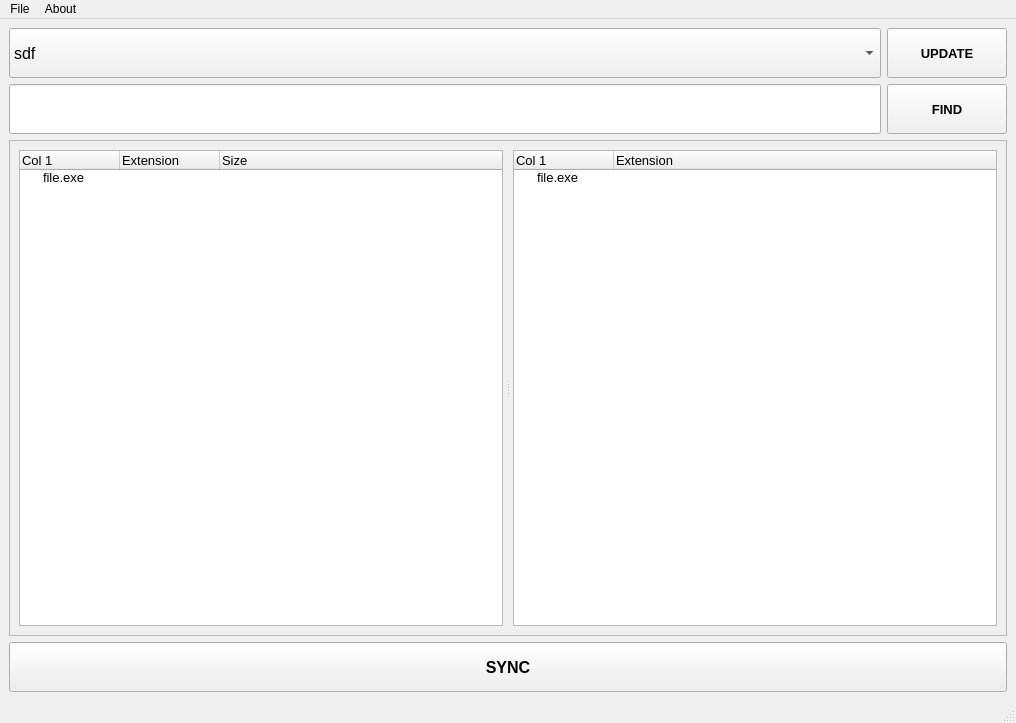
<?xml version="1.0" encoding="UTF-8"?>
<ui version="4.0">
 <class>MainWindow</class>
 <widget class="QMainWindow" name="MainWindow">
  <property name="geometry">
   <rect>
    <x>0</x>
    <y>0</y>
    <width>1016</width>
    <height>723</height>
   </rect>
  </property>
  <property name="windowTitle">
   <string>FAST BACKUP</string>
  </property>
  <widget class="QWidget" name="centralwidget">
   <layout class="QGridLayout" name="gridLayout_2">
    <item row="1" column="0">
     <widget class="QLineEdit" name="tx_destiny">
      <property name="minimumSize">
       <size>
        <width>0</width>
        <height>50</height>
       </size>
      </property>
      <property name="font">
       <font>
        <family>Tahoma</family>
        <pointsize>12</pointsize>
       </font>
      </property>
     </widget>
    </item>
    <item row="2" column="0" colspan="2">
     <widget class="QFrame" name="frame">
      <property name="frameShape">
       <enum>QFrame::Shape::StyledPanel</enum>
      </property>
      <property name="frameShadow">
       <enum>QFrame::Shadow::Raised</enum>
      </property>
      <layout class="QGridLayout" name="gridLayout">
       <item row="0" column="0">
        <widget class="QSplitter" name="splitter">
         <property name="frameShape">
          <enum>QFrame::Shape::NoFrame</enum>
         </property>
         <property name="orientation">
          <enum>Qt::Orientation::Horizontal</enum>
         </property>
         <property name="opaqueResize">
          <bool>true</bool>
         </property>
         <property name="handleWidth">
          <number>10</number>
         </property>
         <property name="childrenCollapsible">
          <bool>false</bool>
         </property>
         <widget class="QTreeWidget" name="tr_source">
          <property name="sizePolicy">
           <sizepolicy hsizetype="Preferred" vsizetype="Expanding">
            <horstretch>0</horstretch>
            <verstretch>0</verstretch>
           </sizepolicy>
          </property>
          <property name="font">
           <font>
            <family>Tahoma</family>
            <pointsize>10</pointsize>
           </font>
          </property>
          <column>
           <property name="text">
            <string>Col 1</string>
           </property>
          </column>
          <column>
           <property name="text">
            <string>Extension</string>
           </property>
          </column>
          <column>
           <property name="text">
            <string>Size</string>
           </property>
          </column>
          <item>
           <property name="text">
            <string>file.exe</string>
           </property>
           <property name="text">
            <string/>
           </property>
           <property name="text">
            <string/>
           </property>
          </item>
         </widget>
         <widget class="QTreeWidget" name="tr_destiny">
          <property name="sizePolicy">
           <sizepolicy hsizetype="Preferred" vsizetype="Expanding">
            <horstretch>0</horstretch>
            <verstretch>0</verstretch>
           </sizepolicy>
          </property>
          <property name="font">
           <font>
            <family>Tahoma</family>
            <pointsize>10</pointsize>
           </font>
          </property>
          <column>
           <property name="text">
            <string>Col 1</string>
           </property>
          </column>
          <column>
           <property name="text">
            <string>Extension</string>
           </property>
          </column>
          <item>
           <property name="text">
            <string>file.exe</string>
           </property>
          </item>
         </widget>
        </widget>
       </item>
      </layout>
     </widget>
    </item>
    <item row="0" column="0">
     <widget class="QComboBox" name="cb_sources">
      <property name="minimumSize">
       <size>
        <width>0</width>
        <height>50</height>
       </size>
      </property>
      <property name="font">
       <font>
        <family>Tahoma</family>
        <pointsize>12</pointsize>
       </font>
      </property>
      <item>
       <property name="text">
        <string>sdf</string>
       </property>
      </item>
     </widget>
    </item>
    <item row="0" column="1">
     <widget class="QPushButton" name="btn_source_upload">
      <property name="minimumSize">
       <size>
        <width>120</width>
        <height>50</height>
       </size>
      </property>
      <property name="maximumSize">
       <size>
        <width>120</width>
        <height>16777215</height>
       </size>
      </property>
      <property name="font">
       <font>
        <family>Tahoma</family>
        <pointsize>10</pointsize>
        <bold>true</bold>
       </font>
      </property>
      <property name="text">
       <string>UPDATE</string>
      </property>
     </widget>
    </item>
    <item row="3" column="0" colspan="2">
     <widget class="QPushButton" name="btn_sync">
      <property name="minimumSize">
       <size>
        <width>0</width>
        <height>50</height>
       </size>
      </property>
      <property name="font">
       <font>
        <family>Tahoma</family>
        <pointsize>12</pointsize>
        <bold>true</bold>
       </font>
      </property>
      <property name="text">
       <string>SYNC</string>
      </property>
     </widget>
    </item>
    <item row="1" column="1">
     <widget class="QPushButton" name="btn_destiny_find">
      <property name="minimumSize">
       <size>
        <width>120</width>
        <height>50</height>
       </size>
      </property>
      <property name="maximumSize">
       <size>
        <width>120</width>
        <height>16777215</height>
       </size>
      </property>
      <property name="font">
       <font>
        <family>Tahoma</family>
        <pointsize>10</pointsize>
        <bold>true</bold>
       </font>
      </property>
      <property name="text">
       <string>FIND</string>
      </property>
     </widget>
    </item>
   </layout>
  </widget>
  <widget class="QMenuBar" name="menubar">
   <property name="geometry">
    <rect>
     <x>0</x>
     <y>0</y>
     <width>1016</width>
     <height>33</height>
    </rect>
   </property>
   <widget class="QMenu" name="menuFile">
    <property name="title">
     <string>File</string>
    </property>
    <addaction name="actionOpen_Sesseion"/>
    <addaction name="separator"/>
    <addaction name="actionClose"/>
   </widget>
   <widget class="QMenu" name="menuAbout">
    <property name="title">
     <string>About</string>
    </property>
   </widget>
   <addaction name="menuFile"/>
   <addaction name="menuAbout"/>
  </widget>
  <widget class="QStatusBar" name="statusbar"/>
  <action name="actionOpen_Sesseion">
   <property name="text">
    <string>Open Sesseion</string>
   </property>
  </action>
  <action name="actionClose">
   <property name="text">
    <string>Close</string>
   </property>
  </action>
 </widget>
 <resources/>
 <connections/>
</ui>
